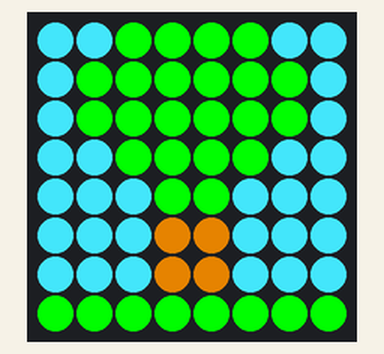
Recording of a program running on a simulated Raspberry Pi (BCM pin numbers) with a Sense HAT. Shown: the Sense HAT's 8×8 RGB LED matrix. What the program prints to the terminal is not drawn. At 0.0 s the program stops and its outputs stay as they are.

Above: at 0.1 s.

The program:

tree.py
```python
from sense_hat import SenseHat
sense = SenseHat()
sense.set_rotation(270)
w = (255, 255, 255) # white
x = (0, 0, 0) # black
g = (0,255,0) # green
s = (180,180,180) # silver
r = (255,0,0) # red
c = (66, 220, 240) # cyan
o = (180,100,0) # orange
b = (0, 0,255) # blue
print('bob')
picture = [
    c, c, g, g, g, g, c, c,
    c, g, g, g, g, g, g, c,
    c, g, g, g, g, g, g, c,
    c, c, g, g, g, g, c, c,
    c, c, c, g, g, c, c, c,
    c, c, c, o, o, c, c, c,
    c, c, c, o, o, c, c, c,
    g, g, g, g, g, g, g, g
    ]

sense.set_pixels(picture)
```
